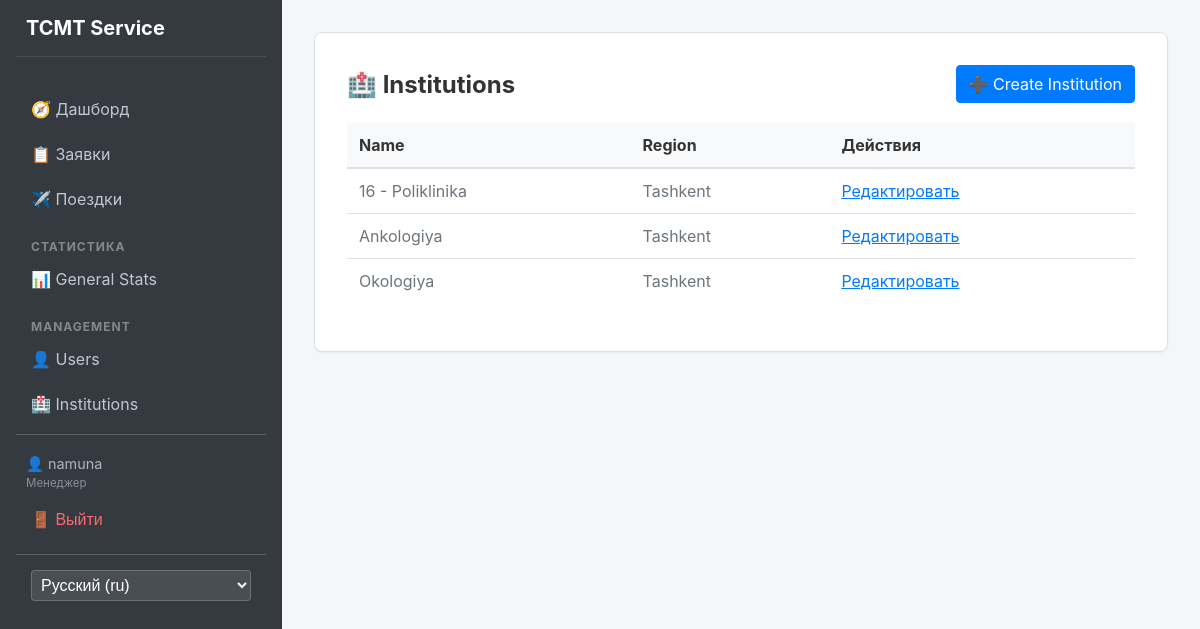
Before: /core/institutions/ (signed in) with the older database file.
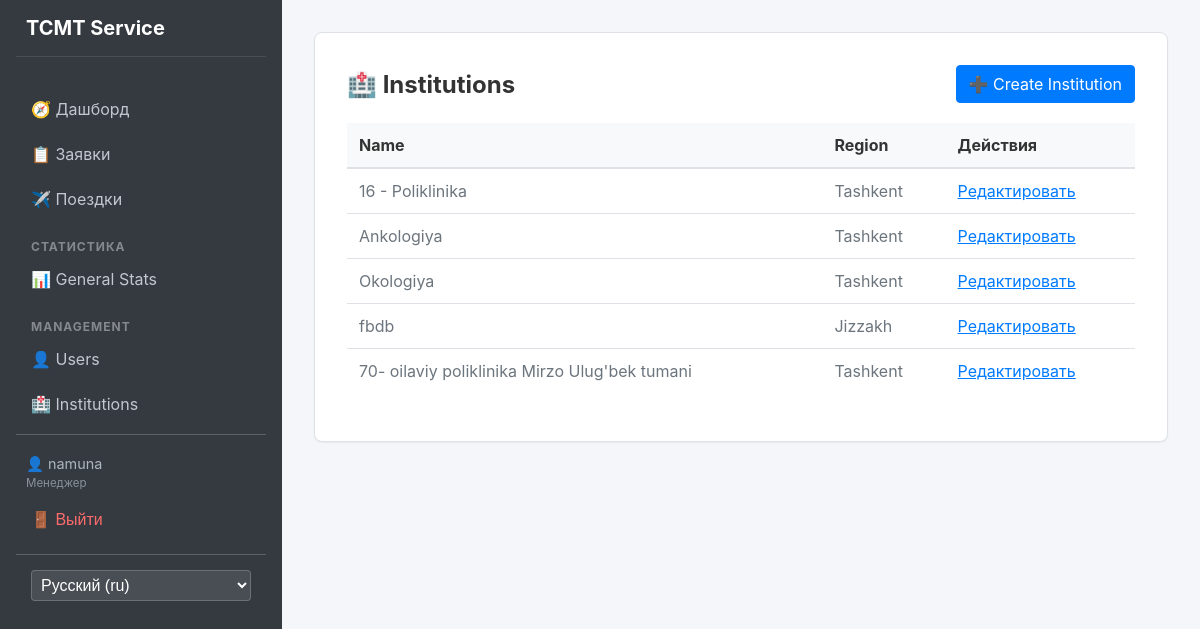
After: the same page with the newer database file.
### apps/core/models.py (models this page shows, shortened)
class Institution(models.Model):
    name = models.CharField(max_length=255)
    region = models.ForeignKey(Region, on_delete=models.CASCADE)

class Region(models.Model):
    name = models.CharField(max_length=100)

### apps/core/views.py (the view)
# urls.py: path('institutions/', views.InstitutionListView.as_view(), name='institution_list'),
class InstitutionListView(LoginRequiredMixin, StaffRequiredMixin, ListView):
    model = Institution
    template_name = 'core/institution_list.html'
    context_object_name = 'institutions'

### apps/core/views.py (called while the page is built)
    def dispatch(self, request, *args, **kwargs):
        if not request.user.is_authenticated or request.user.role not in [User.Role.ADMIN, User.Role.MANAGER]:
            raise PermissionDenied
        return super().dispatch(request, *args, **kwargs)

### templates/core/institution_list.html
{% extends 'base.html' %}
{% load i18n %}
{% block content %}
<div class="glass-container">
    <div style="display: flex; justify-content: space-between; align-items: center; margin-bottom: 20px;">
        <h2 style="color: white; margin: 0;">🏥 {% trans "Institutions" %}</h2>
        <a href="{% url 'core:institution_create' %}" class="btn-primary">➕ {% trans "Create Institution" %}</a>
    </div>
    <table>
        <thead>
            <tr>
                <th>{% trans "Name" %}</th>
                <th>{% trans "Region" %}</th>
                <th>{% trans "Actions" %}</th>
            </tr>
        </thead>
        <tbody>
            {% for inst in institutions %}
            <tr>
                <td>{{ inst.name }}</td>
                <td>{{ inst.region.name }}</td>
                <td>
                    <a href="{% url 'core:institution_update' inst.pk %}" style="color: #007bff;">{% trans "Edit" %}</a>
                </td>
            </tr>
            {% empty %}
            <tr>
                <td colspan="3" style="text-align: center; color: rgba(255,255,255,0.5);">{% trans "No institutions found" %}</td>
            </tr>
            {% endfor %}
        </tbody>
    </table>
</div>
{% endblock %}

Changed rows visible on the page:
added Institution: name "fbdb", region.name "Jizzakh"
added Institution: name "70- oilaviy poliklinika Mirzo Ulug'bek tumani", region.name "Tashkent"
